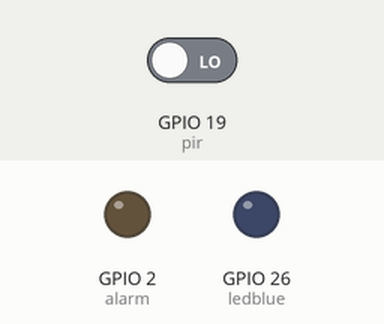
Bench run of a program on a simulated Raspberry Pi (BCM pin numbers). Parts: output pins drawn as LEDs (lit = HIGH). Inputs (shaded band) come from the test bench; at power-on: GPIO 19 (pir) LOW. The clock reads 2024-03-15 10:24:30 at power-on unless the program sets it; the camera gives no picture and a still takes 0.5 s; web requests get an empty 200 reply after 0.4 s.

Above: at 1.2 s.
1.3 s: GPIO 19 (pir) driven HIGH
At 2.1 s:
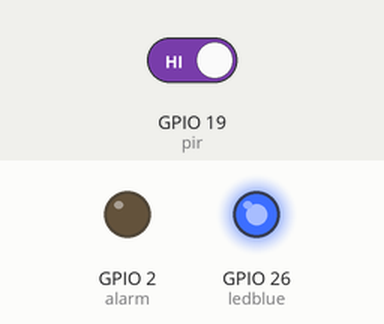
Timing chart, 0 to 4.3 s (numbered marks = the images above; inputs shaded):
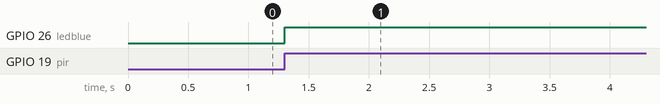

The program:

RPi.py
```python
from gpiozero import *
from time import sleep
from signal import pause
from picamera import PiCamera
import time
from datetime import datetime
import requests


ledblue = LED(26)
pir = MotionSensor(19)
alarm = Buzzer(2)

camera = PiCamera()
camera.rotation = 180
camera.resolution = (1280, 720)
camera.framerate = 60
i = 0
j = 0
ledblue.off()

def capture_video():
    global i
    i = i + 1
    camera.start_recording("/home/pi/Desktop/Recordings/" + datetime.now().strftime('%A-%y-%m-%d_%H:%M:%S.h264'))

def capture_picture():


    for i in range(5):

        camera.capture("/home/pi/Desktop/CamPictures/" + datetime.now().strftime('%A-%y-%m-%d_%H:%M:%S:%MS.jpg'))
        sleep(.5)

def send_alert():
    payload = {
        'content': "Intruder Detected"
    }

    header = {
        'authorization': 'Key goes here'
    }

    r = requests.post("Message link goes here", data=payload, headers=header)

while True:
    if pir.motion_detected:
        pir.wait_for_motion()
        capture_video()
        ledblue.on()
        capture_picture()
        send_alert()
        sleep(.5)
        pir.wait_for_no_motion()
        ledblue.off()
        sleep(.5)
        camera.stop_recording()
```

Measured:
- after the input at 1.3 s, GPIO 26 (ledblue): LOW → HIGH at once
